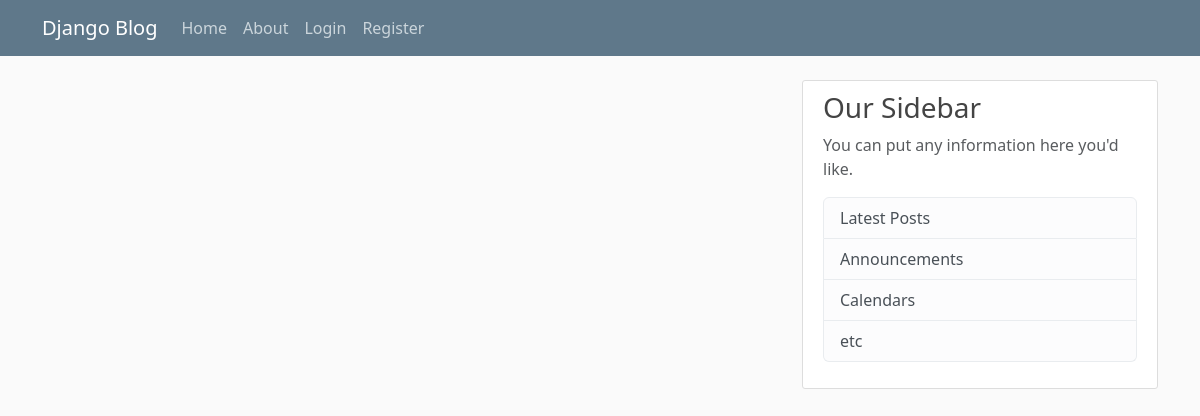
/, run on an earlier commit of the app's database.
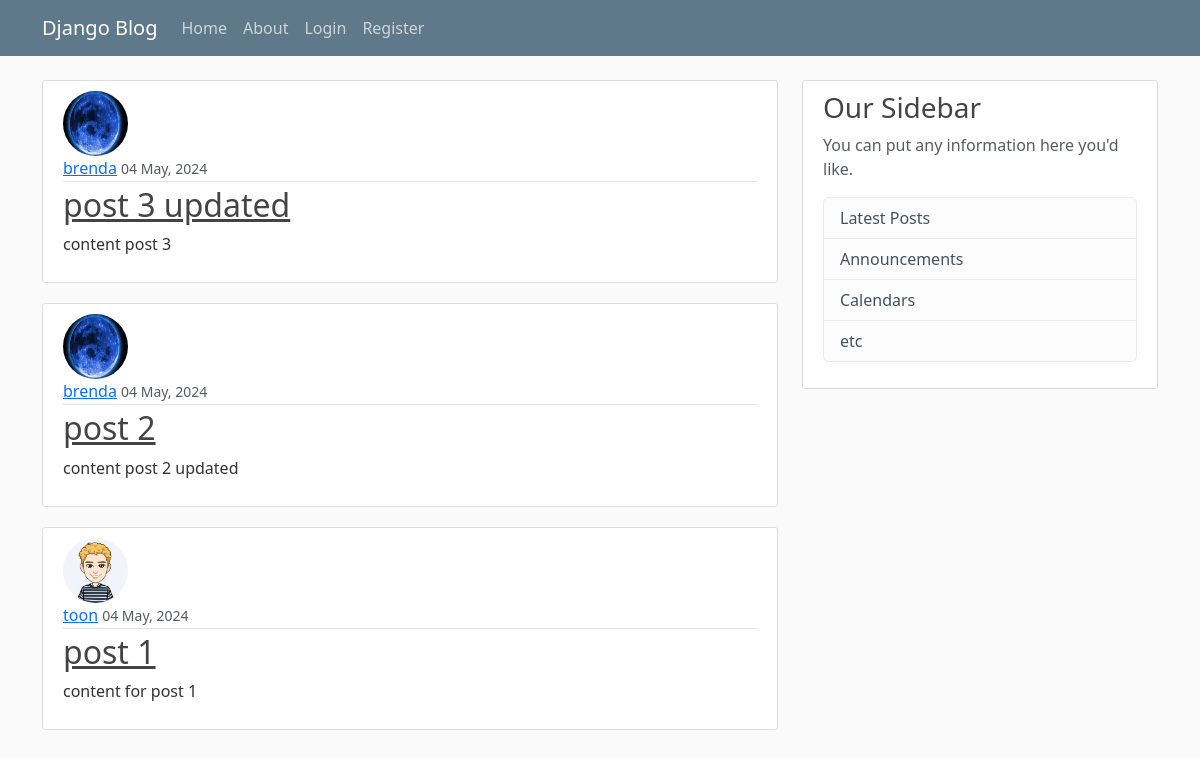
And on a later commit of the database.
### ccf/models.py (models this page shows, shortened)
class Post(models.Model):
    title = models.CharField(max_length=100)
    content = models.TextField()
    date_posted = models.DateTimeField(default=timezone.now)
    author = models.ForeignKey(User, on_delete=models.CASCADE)

### users/models.py (models this page shows, shortened)
class Profile(models.Model):
    user = models.OneToOneField(User, on_delete=models.CASCADE)
    image = models.ImageField(
        default=default_profile_pic,
        upload_to=profile_pics_dir,
    )

### ccf/views.py (the view)
class PostListView(ListView):
    model = Post
    template_name = 'ccf/home.html'
    context_object_name = 'posts'
    ordering = ['-date_posted']

### ccf/templates/ccf/home.html
{% extends "ccf/base.html" %}
{% block content %}
  {% for post in posts %}
    <article class="media content-section">
      <img class="rounded-circle article-img" src="{{ post.author.profile.image.url }}">
      <div class="media-body">
        <div class="article-metadata">
          <a class="mr-2" href="#">{{ post.author }}</a>
          <small class="text-muted">{{ post.date_posted|date:"d F, Y" }}</small>
        </div>
        <h2><a class="article-title" href="{% url 'ccf:post-detail' post.id %}">{{ post.title }}</a></h2>
        <p class="article-content">{{ post.content }}</p>
      </div>
    </article>
  {% endfor %}
{% endblock content %}

### ccf/templates/ccf/base.html (shortened to what this page needs)
{% load static %}
<!doctype html>
<html lang="en">
  <head>
    <link rel="stylesheet" type="text/css" href="{% static 'ccf/css/bootstrap.min.css' %}">
    <link rel="stylesheet" type="text/css" href="{% static 'ccf/css/ccf.main.css' %}">
  </head>
  <body>
     <header class="site-header">
      <nav class="navbar navbar-expand-md navbar-dark bg-steel fixed-top">
        <div class="container">
          <a class="navbar-brand mr-4" href="{% url 'ccf:home' %}">Django Blog</a>
          <div class="collapse navbar-collapse" id="navbarToggle">
            <div class="navbar-nav mr-auto">
              <a class="nav-item nav-link" href="{% url 'ccf:home' %}">Home</a>
              <a class="nav-item nav-link" href="{% url 'ccf:about' %}">About</a>
            </div>
            <div class="navbar-nav">
              {% if request.user.is_authenticated %}
                <a class="nav-item nav-link" href="{% url 'users:profile' %}">Profile</a>
                <li class="nav-item">
                  <a class="nav-link" href="#"
                    onClick="document.getElementById('logoutform').submit()">
                    Logout
                  </a>
                </li>
                <form id="logoutform" method="POST" action="{% url 'users:logout' %}">
                  {% csrf_token %}
                  <input type="hidden">
                </form>
              {% else %}
                <a class="nav-item nav-link" href="{% url 'users:login' %}">Login</a>
                <a class="nav-item nav-link" href="{% url 'users:register' %}">Register</a>
              {% endif %}
            </div>
          </div>
        </div>
      </nav>
    </header>
    <main role="main" class="container">
      <div class="row">
        <div class="col-md-8">
          {% block content %}{% endblock %}
        </div>
        <div class="col-md-4">
          <div class="content-section">
            <h3>Our Sidebar</h3>
            <p class='text-muted'>You can put any information here you'd like.
              <ul class="list-group">
                <li class="list-group-item list-group-item-light">Latest Posts</li>
                <li class="list-group-item list-group-item-light">Announcements</li>
                <li class="list-group-item list-group-item-light">Calendars</li>
                <li class="list-group-item list-group-item-light">etc</li>
              </ul>
            </p>
          </div>
        </div>
      </div>
    </main>
  </body>
</html>

### ccf/static/ccf/css/ccf.main.css (style rules this page uses)
body { background: #fafafa; color: #333333; margin-top: 5rem; }
h1, h2, h3, h4, h5, h6 { color: #444444; }
ul { margin: 0; }
.bg-steel { background-color: #5f788a; }
.site-header .navbar-nav .nav-link { color: #cbd5db; }
.content-section { background: #ffffff; padding: 10px 20px; border: 1px solid #dddddd; border-radius: 3px; margin-bottom: 20px; }
.article-title { color: #444444; }
.article-content { white-space: pre-line; }
.article-img { height: 65px; width: 65px; margin-right: 16px; }
.article-metadata { padding-bottom: 1px; margin-bottom: 4px; border-bottom: 1px solid #e3e3e3 }

What changed in the data, as far as the page shows it:
added Post: author.profile.image (picture), author "brenda", date_posted "04 May, 2024", title "post 3 updated", content "content post 3"
added Post: author.profile.image (picture), author "brenda", date_posted "04 May, 2024", title "post 2", content "content post 2 updated"
added Post: author.profile.image (picture), author "toon", date_posted "04 May, 2024", title "post 1", content "content for post 1"
